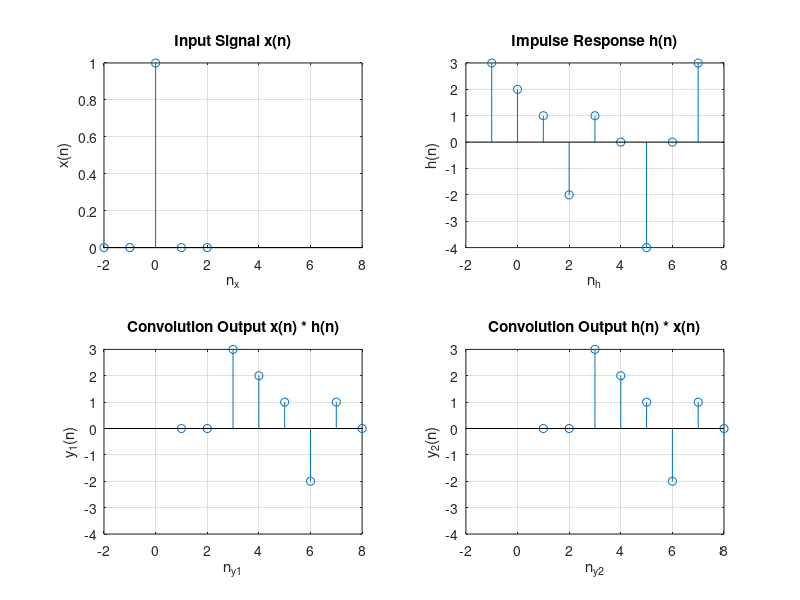

The MATLAB script that drew this image:
%% Verification of the Commutative Property of Convolution

clearvars;
close all;
clc;

% Define the input signal and its origin.
x = [0 0 1 0 0];
originX = 2;
nX = (0:length(x) - 1) - originX;

% Define the impulse response and its origin.
h = [3 2 1 -2 1 0 -4 0 3];
originH = 2;
nH = (0:length(h) - 1) - originH + 1;

% Perform convolution in both possible orders.
yXH = conv(x, h);
yHX = conv(h, x);

fprintf('\nconv(x, h) = ');
fprintf('%d ', yXH);

fprintf('\n\nconv(h, x) = ');
fprintf('%d ', yHX);
fprintf('\n');

% Plot the input signals and both convolution results.
figure;

subplot(2, 2, 1);
stem(nX, x);
title('Input Signal x(n)');
xlabel('n_x');
ylabel('x(n)');
xlim([nH(1) - 1, nH(end) + 1]);
grid on;

subplot(2, 2, 2);
stem(nH, h);
title('Impulse Response h(n)');
xlabel('n_h');
ylabel('h(n)');
xlim([nH(1) - 1, nH(end) + 1]);
grid on;

subplot(2, 2, 3);
stem(yXH);
title('Convolution Output x(n) * h(n)');
xlabel('n_y_1');
ylabel('y_1(n)');
xlim([nH(1) - 1, nH(end) + 1]);
grid on;

subplot(2, 2, 4);
stem(yHX);
title('Convolution Output h(n) * x(n)');
xlabel('n_y_2');
ylabel('y_2(n)');
xlim([nH(1) - 1, nH(end) + 1]);
grid on;
